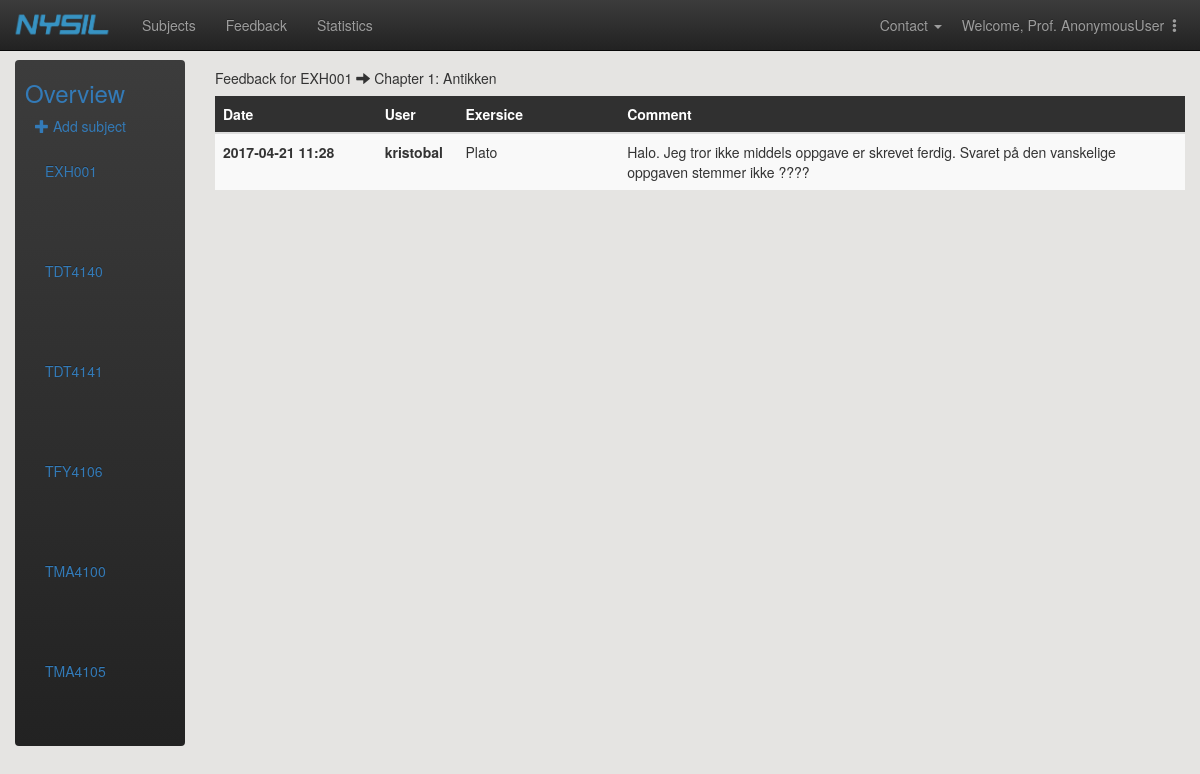
The page /adminpage/tilbakemeldinger/EXH001/11/ on the database as committed earlier.
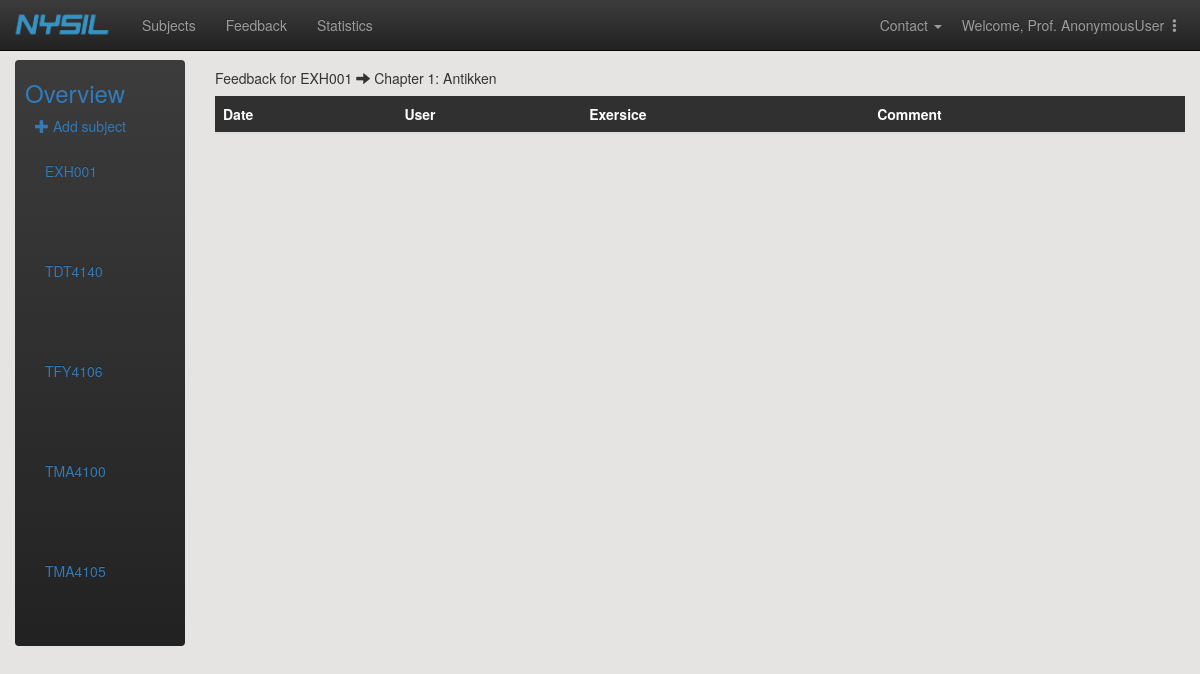
The same page on the database as committed later.
### main/models.py (models this page shows)
class Subject(models.Model):
    subject_code = models.CharField(max_length=20, primary_key=True) # primary key
    subject_name = models.CharField(max_length=30)
    professor_firstname = models.CharField(max_length=30)
    professor_lastname = models.CharField(max_length=30)
    professor_email = models.EmailField()
    class Meta:
        ordering = ['subject_code']
    def __str__(self):
        return self.subject_code
    def get_full_name(self):
        return self.professor_firstname + " " + self.professor_lastname
    get_full_name.short_description = 'Professor' # headline of professor-column in the admin-table

class Comment(models.Model):
    publisher = models.ForeignKey(User)
    published_time = models.DateTimeField(auto_now_add=True, blank=True)
    text = models.TextField()
    chapter = models.ForeignKey(Chapter)
    exercise = models.ForeignKey(Exercise_Page)
    def get_published_time(self):
        return str(self.published_time)[:16]

class Exercise_Page(models.Model):
    chapter = models.ForeignKey(Chapter, on_delete=models.CASCADE)  # to controll which chapter the exercise_page belongs to
    youtube_id = models.CharField(max_length=40)
    headline = models.CharField(max_length=30)
    explanation = models.TextField(max_length=150)
    easy_question = models.TextField(default='')
    easy_answer = models.CharField(max_length=30,default='')
    easy_points = models.PositiveIntegerField(default=0)
    medium_question = models.TextField(default='')
    medium_answer = models.CharField(max_length=30,default='')
    medium_points = models.PositiveIntegerField(default=0)
    hard_question = models.TextField(default='')
    hard_answer = models.CharField(max_length=30,default='')
    hard_points = models.PositiveIntegerField(default=0)

### adminpage/views.py (the view)
# urls.py: url(r'^tilbakemeldinger/(?P<subject_pk>[A-Za-z0-9]+)/(?P<chapter_pk>[A-Za-z0-9]+)/$', views.chapter_feedback, name="chapter_feedback"),
def chapter_feedback(req, subject_pk, chapter_pk):
    subjects = Subject.objects.all()
    chapter = Chapter.objects.get(pk=chapter_pk)
    subject = Subject.objects.get(pk=subject_pk)
    context = {'chapter': chapter, 'subject': subject, 'subjects': subjects}
    return render(req, 'adminpage/chapter_feedback.html', context)

### main/models.py (called while the page is built)
    def __str__(self):
        return "Chapter " + str(self.chapter_number) + ": " + str(self.chapter_name)

### adminpage/templates/adminpage/chapter_feedback.html
{% extends 'adminpage/tilbakemeldinger.html' %}
{% block extension %}
<div class ="col-md-10">
        <h5>Feedback for {{ subject }} <span class="glyphicon glyphicon-arrow-right"></span> {{ chapter }}</h5>
        <table class="table table-striped">
        <thead>
            <tr style="background-color:#303030; color:white">
                <th>Date</th>
                <th>User</th>
                <th>Exersice</th>
                <th>Comment</th>
            </tr>
        </thead>
        <tbody>
        {% for comment in chapter.comment_set.all %}
            <tr>
                <th class="col-md-2"> {{ comment.get_published_time }}</th>
                <th class="col-md-1"> {{ comment.publisher }}</th>
                <td class="col-md-2"> {{ comment.exercise.headline }}</td>
                <td> {{ comment.text }}</td>
            </tr>
        {% endfor %}
        </tbody>
    </table>
</div>
{% endblock %}

### adminpage/templates/adminpage/tilbakemeldinger.html (shortened to what this page needs)
{% extends 'adminpage/admin_header.html' %}
{% load static %}
{% block content %}
    <div class="container-fluid">
      <div class="row">
        <div class="col-sm-3 col-md-2 sidebar">
          <ul class="nav nav-sidebar navbar-inverse">
              <li ><p id="id_fagoversikt"><h3 id="id_fagoversikt_text" style="color:#337AB7;margin-left:10px">Overview</h3><span class="sr-only">(current)</span></p></li>
              <p class="center-large" style="margin-left:20px"><a href="{% url 'adminpage:new_subject' %}"><span class="glyphicon glyphicon-plus"></span>  Add subject</a></p>
                {% for subject in subjects %}
                <div class="collapse navbar-collapse" id="id_subject_overview_menu">
                    <ul class="nav navbar-nav navbar-left" style="width:120px">
                      <li style="float:left">
                          <a href="{% url 'adminpage:chapters' subject_pk=subject.pk %}" style="color:#337AB7;width:150px">
                              {{ subject }}
                          </a>
                      </li>
                    </ul>
                    <ul class="nav navbar-nav navbar-right" id="id_nav_drop" style="width:-10px">
                        <li class="dropdown">
                        </li>
                    </ul>
                 </div>
                {% endfor %}
          </ul>
        </div>
    {% block extension %}{% endblock %}
    </div>
</div>
{% endblock%}

Rows that differ between the two databases and show on the page:
removed Subject: subject_code "TDT4141"
removed Comment: get_published_time "2017-04-21 11:28", publisher "kristobal", exercise.headline "Plato", text "Halo. Jeg tror ikke middels oppgave er skrevet ferdig. Svaret på den vanskelige oppgaven stemmer ikke ????"
